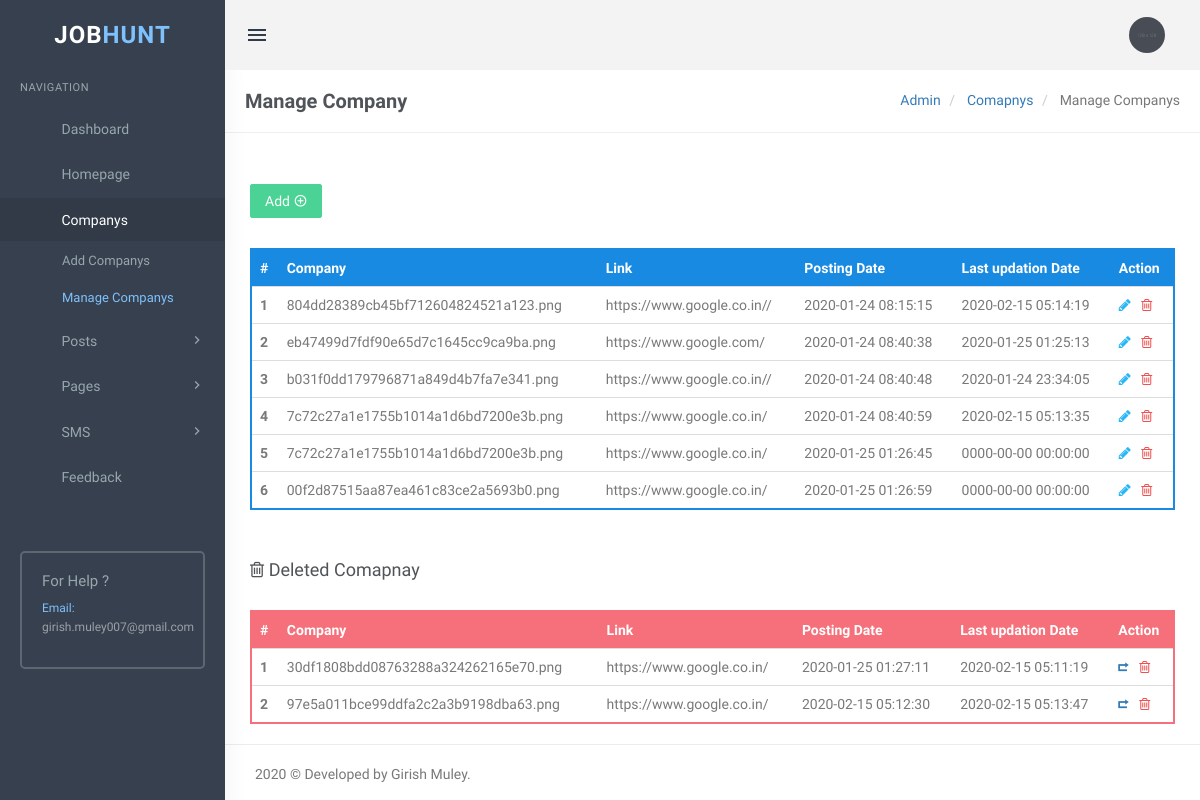
Screenshot of /admin/manage-company.php (signed in) with the database file from the repository.
### tables this page shows
CREATE TABLE `tblcompany` (
  `id` int(11) NOT NULL,
  `cmpImage` varchar(255) NOT NULL,
  `cmpLink` varchar(255) NOT NULL,
  `postingDate` timestamp NOT NULL DEFAULT current_timestamp(),
  `udatingDate` timestamp NOT NULL DEFAULT '0000-00-00 00:00:00' ON UPDATE current_timestamp(),
  `Is_Active` int(11) NOT NULL
);

### admin/manage-company.php (the view, shortened to what this page needs)
<?php
   include('includes/config.php');
   if(strlen($_SESSION['login'])==0)
     {
   header('location:index.php');
   }
   else{
   ?>
<!DOCTYPE html>
<html lang="en">
   <head>
      <link href="assets/css/bootstrap.min.css" rel="stylesheet" type="text/css" />
      <link href="assets/css/core.css" rel="stylesheet" type="text/css" />
      <link href="assets/css/components.css" rel="stylesheet" type="text/css" />
      <link href="assets/css/icons.css" rel="stylesheet" type="text/css" />
      <link href="assets/css/pages.css" rel="stylesheet" type="text/css" />
      <link href="assets/css/menu.css" rel="stylesheet" type="text/css" />
      <link href="assets/css/responsive.css" rel="stylesheet" type="text/css" />
      <link rel="stylesheet" href="../plugins/switchery/switchery.min.css">
   </head>
   <body class="fixed-left">
      <div id="wrapper">
      <?php include('includes/topheader.php');?>
      <?php include('includes/leftsidebar.php');?>
      <div class="content-page">
         <div class="content">
            <div class="container">
               <div class="row">
                  <div class="col-xs-12">
                     <div class="page-title-box">
                        <h4 class="page-title">Manage Company</h4>
                        <ol class="breadcrumb p-0 m-0">
                           <li>
                              <a href="#">Admin</a>
                           </li>
                           <li>
                              <a href="#">Comapnys </a>
                           </li>
                           <li class="active">
                              Manage Companys
                           </li>
                        </ol>
                        <div class="clearfix"></div>
                     </div>
                  </div>
               </div>
               <div class="row">
                  <div class="col-sm-6">
                  </div>
                  <div class="row">
                     <div class="col-md-12">
                        <div class="demo-box m-t-20">
                           <div class="m-b-30">
                              <a href="add-company.php">
                              <button id="addToTable" class="btn btn-success waves-effect waves-light">Add <i class="mdi mdi-plus-circle-outline" ></i></button>
                              </a>
                           </div>
                           <div class="table-responsive">
                              <table class="table m-0 table-colored-bordered table-bordered-primary">
                                 <thead>
                                    <tr>
                                       <th>#</th>
                                       <th> Company</th>
                                       <th>Link</th>
                                       <th>Posting Date</th>
                                       <th>Last updation Date</th>
                                       <th>Action</th>
                                    </tr>
                                 </thead>
                                 <tbody>
                                    <?php
                                       $query=mysqli_query($con,"Select id,cmpImage,cmpLink,postingDate,udatingDate from  tblcompany where Is_Active=1");
                                       $cnt=1;
                                       while($row=mysqli_fetch_array($query))
                                       {
                                       ?>
                                    <tr>
                                       <th scope="row"><?php echo htmlentities($cnt);?></th>
                                       <td><?php echo htmlentities($row['cmpImage']);?></td>
                                       <td><?php echo htmlentities($row['cmpLink']);?></td>
                                       <td><?php echo htmlentities($row['postingDate']);?></td>
                                       <td><?php echo htmlentities($row['udatingDate']);?></td>
                                       <td><a href="edit-company.php?cid=<?php echo htmlentities($row['id']);?>"><i class="fa fa-pencil" style="color: #29b6f6;"></i></a>
                                          &nbsp;<a href="manage-company.php?rid=<?php echo htmlentities($row['id']);?>&&action=del"> <i class="fa fa-trash-o" style="color: #f05050"></i></a>
                                       </td>
                                    </tr>
                                    <?php
                                       $cnt++;
                                        } ?>
                                 </tbody>
                              </table>
                           </div>
                        </div>
                     </div>
                  </div>
                  <div class="row">
                     <div class="col-md-12">
                        <div class="demo-box m-t-20">
                           <div class="m-b-30">
                              <h4><i class="fa fa-trash-o" ></i> Deleted Comapnay</h4>
                           </div>
                           <div class="table-responsive">
                              <table class="table m-0 table-colored-bordered table-bordered-danger">
                                 <thead>
                                    <tr>
                                       <th>#</th>
                                       <th> Company</th>
                                       <th>Link</th>
                                       <th>Posting Date</th>
                                       <th>Last updation Date</th>
                                       <th>Action</th>
                                    </tr>
                                 </thead>
                                 <tbody>
                                    <?php
                                       $query=mysqli_query($con,"Select id,cmpImage,cmpLink,postingDate,udatingDate from  tblcompany where Is_Active=0");
                                       $cnt=1;
                                       while($row=mysqli_fetch_array($query))
                                       {
                                       ?>
                                    <tr>
                                       <th scope="row"><?php echo htmlentities($cnt);?></th>
                                       <td><?php echo htmlentities($row['cmpImage']);?></td>
                                       <td><?php echo htmlentities($row['cmpLink']);?></td>
                                       <td><?php echo htmlentities($row['postingDate']);?></td>
                                       <td><?php echo htmlentities($row['udatingDate']);?></td>
                                       <td><a href="manage-company.php?resid=<?php echo htmlentities($row['id']);?>"><i class="ion-arrow-return-right" title="Restore this category"></i></a>
                                          &nbsp;<a href="manage-company.php?rid=<?php echo htmlentities($row['id']);?>&&action=parmdel" title="Delete forever"> <i class="fa fa-trash-o" style="color: #f05050"></i>
                                       </td>
                                    </tr>
                                    <?php
                                       $cnt++;
                                        } ?>
                                 </tbody>
                              </table>
                           </div>
                        </div>
                     </div>
                  </div>
               </div>
            </div>
            <?php include('includes/footer.php');?>
         </div>
      </div>
   </body>
</html>
<?php } ?>

### admin/includes/topheader.php (shortened to what this page needs)
<div class="topbar">
<div class="topbar-left">
    <a href="index.html" class="logo"><span>JOB<span>HUNT</span></span><i class="mdi mdi-layers"></i></a>
</div>
<div class="navbar navbar-default" role="navigation">
    <div class="container">
        <ul class="nav navbar-nav navbar-left">
            <li>
                <button class="button-menu-mobile open-left waves-effect">
                    <i class="mdi mdi-menu"></i>
                </button>
            </li>
        </ul>
        <ul class="nav navbar-nav navbar-right">
            <li class="dropdown user-box">
                <a href="" class="dropdown-toggle waves-effect user-link" data-toggle="dropdown" aria-expanded="true">
                    <img src="assets/images/users/avatar-1.jpg" alt="user-img" class="img-circle user-img">
                </a>
            </li>
        </ul>
    </div>
</div>
</div>

### admin/includes/leftsidebar.php (shortened to what this page needs)
<div class="left side-menu">
 <div class="sidebar-inner slimscrollleft">
 <div id="sidebar-menu">
 <ul>
 <li class="menu-title">Navigation</li>
 <li class="has_sub">
 <a href="dashboard.php" class="waves-effect"><i class="mdi mdi-viewdashboard"></i> <span> Dashboard </span> </a>
 </li>
 <li class="has_sub">
 <a href="javascript:void(0);" class="waves-effect"><i class="mdi mdiformat-list-bulleted"></i> <span> Homepage </span> <span class="menuarrow"></span></a>
 <li class="has_sub">
 <a href="javascript:void(0);" class="waves-effect"><i class="mdi mdiformat-list-bulleted"></i> <span> Companys </span> <span class="menuarrow"></span></a>
 <ul class="list-unstyled">
 <li><a href="add-company.php">Add Companys</a></li>
 <li><a href="manage-company.php">Manage Companys</a></li>
 </ul>
 <li class="has_sub">
 <a href="javascript:void(0);" class="waves-effect"><i class="mdi mdiformat-list-bulleted"></i> <span> Posts </span> <span class="menu-arrow"></span></a>
 </li>
 <li class="has_sub">
 <a href="javascript:void(0);" class="waves-effect"><i class="mdi mdiformat-list-bulleted"></i> <span> Pages </span> <span class="menu-arrow"></span></a>
 </li>
 <li class="has_sub">
 <a href="javascript:void(0);" class="waves-effect"><i class="mdi mdiformat-list-bulleted"></i> <span> SMS </span> <span class="menu-arrow"></span></a>
  <li class="has_sub">
 <a href="javascript:void(0);" class="waves-effect"><i class="mdi mdiformat-list-bulleted"></i> <span> Feedback </span> <span class="menuarrow"></span></a>
 </li>
 </ul>
 </div>
 <div class="help-box">
 <h5 class="text-muted m-t-0">For Help ?</h5>
 <p class=""><span class="text-custom">Email:</span>
<br/>girish.muley007@gmail.com</p>
 </div>
 </div>
 </div>

### admin/includes/footer.php
<footer class="footer text-right">
 2020 © Developed by Girish Muley.
 </footer>

### admin/assets/css/core.css (style rules this page uses)
body { font-family: 'Varela Round', sans-serif; margin: 0; padding-bottom: 60px; overflow-x: hidden; color: #797979; }
html { position: relative; min-height: 100%; }
.h1, .h2, .h3, .h4, .h5, .h6, h1, h2, h3, h4, h5, h6 { color: #505458; font-family: 'Hind Madurai', sans-serif; margin: 10px 0; }
h5 { font-size: 15px; }
p { line-height: 1.6; }
* { outline: none !important; }
.container { width: auto; }
.footer { border-top: 1px solid rgba(152, 166, 173, 0.2); bottom: 0; text-align: left !important; padding: 19px 30px 20px; position: absolute; right: 0; left: 225px; }
#wrapper { height: 100%; overflow: hidden; width: 100%; }
.p-0 { padding: 0 !important; }
.m-0 { margin: 0 !important; }
.m-t-0 { margin-top: 0 !important; }
.m-t-20 { margin-top: 20px !important; }
.m-b-30 { margin-bottom: 30px !important; }
.row { margin-right: -10px; margin-left: -10px; }
.col-lg-1, .col-lg-10, .col-lg-11, .col-lg-12, .col-lg-2, .col-lg-3, .col-lg-4, .col-lg-5, .col-lg-6, .col-lg-7, .col-lg-8, .col-lg-9, .col-md-1, .col-md-10, .col-md-11, .col-md-12, .col-md-2, .col-md-3, .col-md-4, .col-md-5, .col-md-6, .col-md-7, .col-md-8, .col-md-9, .col-sm-1, .col-sm-10, .col-sm-11, .col-sm-12, .col-sm-2, .col-sm-3, .col-sm-4, .col-sm-5, .col-sm-6, .col-sm-7, .col-sm-8, .col-sm-9, .col-xs-1, .col-xs-10, .col-xs-11, .col-xs-12, .col-xs-2, .col-xs-3, .col-xs-4, .col-xs-5, .col-xs-6, .col-xs-7, .col-xs-8, .col-xs-9 { padding-left: 10px; padding-right: 10px; }
.breadcrumb { background-color: transparent; margin-bottom: 15px; padding-top: 10px; padding-left: 0; }
.text-custom { color: #7fc1fc !important; }
.text-muted { color: #98a6ad !important; }
.waves-effect { position: relative; cursor: pointer; display: inline-block; overflow: hidden; -webkit-user-select: none; -moz-user-select: none; -ms-user-select: none; user-select: none; -webkit-tap-highlight-color: transparent; vertical-align: middle; z-index: 1; will-change: opacity, transform; -webkit-transition: all 0.3s ease-out; -moz-transition: all 0.3s ease-out; -o-transition: all 0.3s ease-out; -ms-transition: all 0.3s ease-out; transition: all 0.3s ease-out; }
.demo-box { padding: 10px 15px; }

### rows the page displays
tblcompany: cmpImage "804dd28389cb45bf712604824521a123.png", cmpLink "https://www.google.co.in//", postingDate "2020-01-24 08:15:15", udatingDate "2020-02-15 05:14:19"
tblcompany: cmpImage "eb47499d7fdf90e65d7c1645cc9ca9ba.png", cmpLink "https://www.google.com/", postingDate "2020-01-24 08:40:38", udatingDate "2020-01-25 01:25:13"
tblcompany: cmpImage "b031f0dd179796871a849d4b7fa7e341.png", cmpLink "https://www.google.co.in//", postingDate "2020-01-24 08:40:48", udatingDate "2020-01-24 23:34:05"
tblcompany: cmpImage "7c72c27a1e1755b1014a1d6bd7200e3b.png", cmpLink "https://www.google.co.in/", postingDate "2020-01-24 08:40:59", udatingDate "2020-02-15 05:13:35"
tblcompany: cmpImage "7c72c27a1e1755b1014a1d6bd7200e3b.png", cmpLink "https://www.google.co.in/", postingDate "2020-01-25 01:26:45", udatingDate "0000-00-00 00:00:00"
tblcompany: cmpImage "00f2d87515aa87ea461c83ce2a5693b0.png", cmpLink "https://www.google.co.in/", postingDate "2020-01-25 01:26:59", udatingDate "0000-00-00 00:00:00"
tblcompany: cmpImage "30df1808bdd08763288a324262165e70.png", cmpLink "https://www.google.co.in/", postingDate "2020-01-25 01:27:11", udatingDate "2020-02-15 05:11:19"
tblcompany: cmpImage "97e5a011bce99ddfa2c2a3b9198dba63.png", cmpLink "https://www.google.co.in/", postingDate "2020-02-15 05:12:30", udatingDate "2020-02-15 05:13:47"
